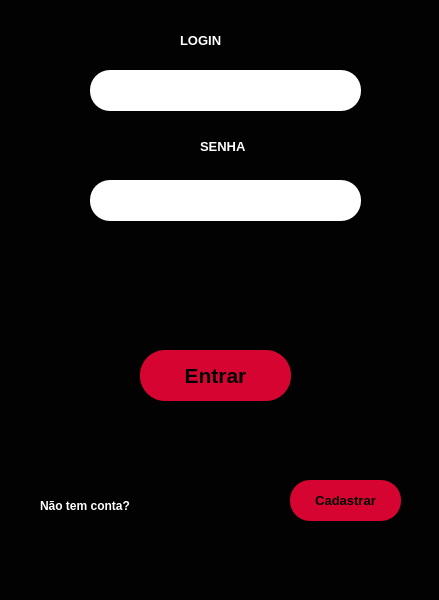
<?xml version="1.0" encoding="UTF-8"?>
<ui version="4.0">
 <class>MainWindow</class>
 <widget class="QMainWindow" name="MainWindow">
  <property name="geometry">
   <rect>
    <x>0</x>
    <y>0</y>
    <width>439</width>
    <height>600</height>
   </rect>
  </property>
  <property name="windowTitle">
   <string>LOGIN</string>
  </property>
  <property name="styleSheet">
   <string notr="true">background-color: rgb(2, 2, 2);
</string>
  </property>
  <widget class="QWidget" name="centralwidget">
   <widget class="QPushButton" name="entrar">
    <property name="geometry">
     <rect>
      <x>140</x>
      <y>350</y>
      <width>151</width>
      <height>51</height>
     </rect>
    </property>
    <property name="font">
     <font>
      <pointsize>16</pointsize>
      <weight>75</weight>
      <bold>true</bold>
     </font>
    </property>
    <property name="styleSheet">
     <string notr="true">border-radius: 25px;
background-color: rgb(213, 4, 49);</string>
    </property>
    <property name="text">
     <string>Entrar</string>
    </property>
    <property name="checkable">
     <bool>false</bool>
    </property>
    <property name="autoRepeat">
     <bool>false</bool>
    </property>
    <property name="autoExclusive">
     <bool>false</bool>
    </property>
   </widget>
   <widget class="QLineEdit" name="usuario">
    <property name="geometry">
     <rect>
      <x>90</x>
      <y>70</y>
      <width>271</width>
      <height>41</height>
     </rect>
    </property>
    <property name="font">
     <font>
      <pointsize>10</pointsize>
     </font>
    </property>
    <property name="styleSheet">
     <string notr="true">background-color: rgb(255, 255, 255);
border-radius: 20px</string>
    </property>
    <property name="text">
     <string/>
    </property>
    <property name="alignment">
     <set>Qt::AlignCenter</set>
    </property>
   </widget>
   <widget class="QLineEdit" name="senha">
    <property name="geometry">
     <rect>
      <x>90</x>
      <y>180</y>
      <width>271</width>
      <height>41</height>
     </rect>
    </property>
    <property name="font">
     <font>
      <pointsize>10</pointsize>
     </font>
    </property>
    <property name="styleSheet">
     <string notr="true">background-color: rgb(255, 255, 255);
border-radius: 20px</string>
    </property>
    <property name="text">
     <string/>
    </property>
    <property name="echoMode">
     <enum>QLineEdit::Password</enum>
    </property>
    <property name="alignment">
     <set>Qt::AlignCenter</set>
    </property>
   </widget>
   <widget class="QLabel" name="label">
    <property name="geometry">
     <rect>
      <x>40</x>
      <y>490</y>
      <width>101</width>
      <height>31</height>
     </rect>
    </property>
    <property name="font">
     <font>
      <weight>75</weight>
      <bold>true</bold>
     </font>
    </property>
    <property name="styleSheet">
     <string notr="true">color: rgb(255, 255, 255);</string>
    </property>
    <property name="text">
     <string>Não tem conta?</string>
    </property>
   </widget>
   <widget class="QLabel" name="label_2">
    <property name="geometry">
     <rect>
      <x>180</x>
      <y>30</y>
      <width>111</width>
      <height>20</height>
     </rect>
    </property>
    <property name="font">
     <font>
      <pointsize>10</pointsize>
      <weight>75</weight>
      <bold>true</bold>
     </font>
    </property>
    <property name="toolTip">
     <string>&lt;html&gt;&lt;head/&gt;&lt;body&gt;&lt;p&gt;&lt;span style=&quot; font-size:11pt;&quot;&gt;LOGIN&lt;/span&gt;&lt;/p&gt;&lt;/body&gt;&lt;/html&gt;</string>
    </property>
    <property name="styleSheet">
     <string notr="true">color: rgb(255, 255, 255)</string>
    </property>
    <property name="text">
     <string>LOGIN</string>
    </property>
   </widget>
   <widget class="QLabel" name="label_3">
    <property name="geometry">
     <rect>
      <x>200</x>
      <y>136</y>
      <width>71</width>
      <height>20</height>
     </rect>
    </property>
    <property name="font">
     <font>
      <pointsize>10</pointsize>
      <weight>75</weight>
      <bold>true</bold>
     </font>
    </property>
    <property name="layoutDirection">
     <enum>Qt::LeftToRight</enum>
    </property>
    <property name="styleSheet">
     <string notr="true">color: rgb(255, 255, 255);</string>
    </property>
    <property name="text">
     <string>SENHA</string>
    </property>
   </widget>
   <widget class="QPushButton" name="cadastrar">
    <property name="geometry">
     <rect>
      <x>290</x>
      <y>480</y>
      <width>111</width>
      <height>41</height>
     </rect>
    </property>
    <property name="font">
     <font>
      <pointsize>10</pointsize>
      <weight>75</weight>
      <bold>true</bold>
     </font>
    </property>
    <property name="styleSheet">
     <string notr="true">border-radius: 20px;
background-color: rgb(213, 4, 49);</string>
    </property>
    <property name="text">
     <string>Cadastrar</string>
    </property>
    <property name="checkable">
     <bool>false</bool>
    </property>
    <property name="autoRepeat">
     <bool>false</bool>
    </property>
    <property name="autoExclusive">
     <bool>false</bool>
    </property>
   </widget>
  </widget>
  <widget class="QMenuBar" name="menubar">
   <property name="geometry">
    <rect>
     <x>0</x>
     <y>0</y>
     <width>439</width>
     <height>26</height>
    </rect>
   </property>
  </widget>
  <widget class="QStatusBar" name="statusbar"/>
 </widget>
 <resources/>
 <connections/>
</ui>
